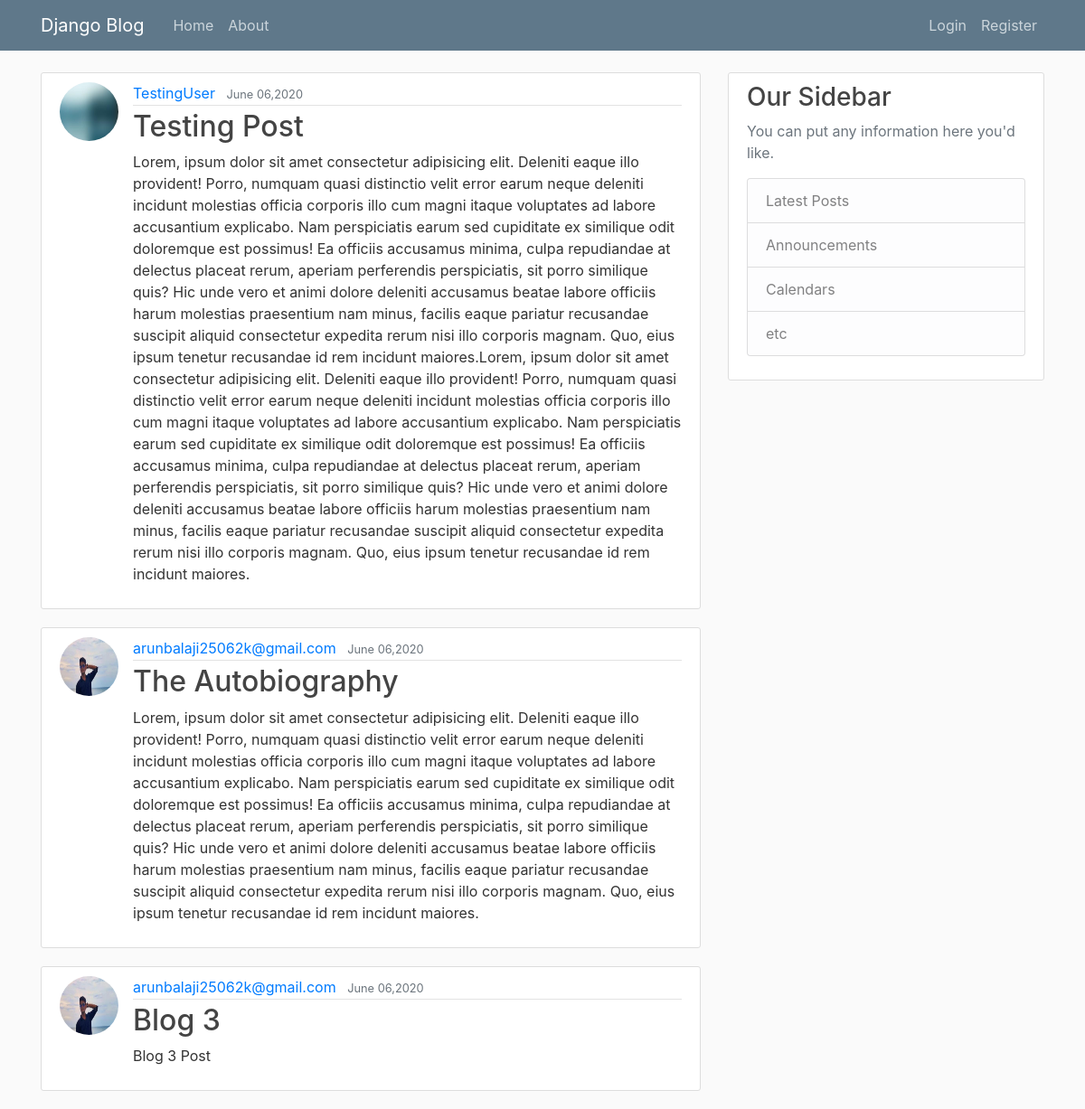
The app's page /, older data.
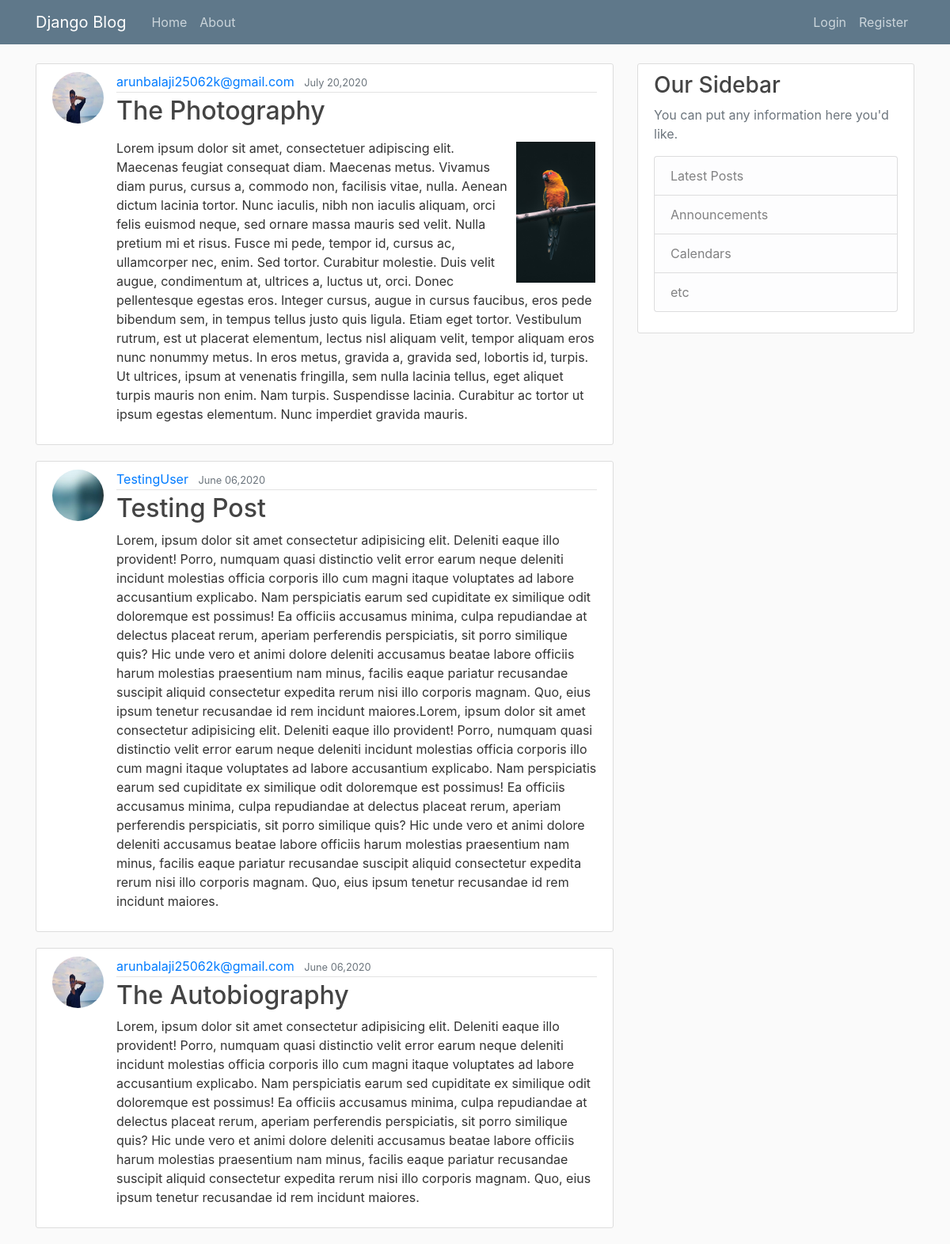
The same page, newer data.
### blog/models.py (models this page shows, shortened)
class Post(models.Model):
    title= models.CharField(max_length=100)
    content = RichTextUploadingField()
    date_posted = models.DateTimeField(default=timezone.now)
    author=models.ForeignKey(User,on_delete=models.CASCADE)

### users/models.py (models this page shows, shortened)
class Profile(models.Model):
    user = models.OneToOneField(User,on_delete=models.CASCADE)
    image=models.ImageField(default="Default.jpg",upload_to='profile_pics')

### blog/views.py (the view)
# urls.py: path('', PostListView.as_view(),name='blog-home'),    #.as_view is given for viewsing class views
class PostListView(ListView):
    model=Post
    template_name='blog/home.html'   #<app>/<model>_<viewtype>.html(it tells this is youre looking for)
    context_object_name='posts'
    ordering=['-date_posted']
    paginate_by = 3

### templates/blog/home.html
{% extends 'blog/base.html' %}
{% block content %}
{% for post in posts %}
    <article class="media content-section">
        <img class="rounded-circle article-img" src="{{ post.author.profile.image.url}}">
        <div class="media-body">
        <div class="article-metadata">
            <a class="mr-2" href="#">{{ post.author }}</a>
            <small class="text-muted">{{ post.date_posted |date:"F d,Y" }}</small>
        </div>
        <h2><a class="article-title" href="{% url 'post-detail' post.id %}">{{ post.title }}</a></h2>
        <p class="article-content">{{ post.content|safe }}</p>
        </div>
    </article>
{% endfor %}
{% endblock %}

### templates/blog/base.html (shortened to what this page needs)
{% load static %}
<!DOCTYPE html>
<html lang="en">
<head>
    <link rel="stylesheet" href="https://maxcdn.bootstrapcdn.com/bootstrap/4.0.0/css/bootstrap.min.css">
    <link rel="stylesheet" href="{% static 'blog/main.css'%}">
</head>
<body>
    <header class="site-header">
        <nav class="navbar navbar-expand-md navbar-dark bg-steel fixed-top">
          <div class="container">
            <a class="navbar-brand mr-4" href="{% url 'blog-home' %}">Django Blog</a>
            <div class="collapse navbar-collapse" id="navbarToggle">
              <div class="navbar-nav mr-auto">
                <a class="nav-item nav-link" href="{% url 'blog-home' %}">Home</a>
                <a class="nav-item nav-link" href="{% url 'blog-about' %}">About</a>
              </div>
              <div class="navbar-nav">
                {% if user.is_authenticated %}
                <a class="nav-item nav-link" href="{% url 'profile' %}">Hi, {{user.first_name}}</a>
                <a class="nav-item nav-link" href="{% url 'post-create' %}">New Post</a>
                <a class="nav-item nav-link" href="{% url 'logout' %}">Log Out</a>
                {% else %}
                <a class="nav-item nav-link" href="{% url 'login' %}">Login</a>
                <a class="nav-item nav-link" href="{% url 'register' %}">Register</a>
                {% endif %}
              </div>
            </div>
          </div>
        </nav>
    </header>
    <main role="main" class="container">
        <div class="row">
        <div class="col-md-8">
            {% block content %}{% endblock %}
        </div>
        <div class="col-md-4">
            <div class="content-section">
            <h3>Our Sidebar</h3>
            <p class='text-muted'>You can put any information here you'd like.
                <ul class="list-group">
                <li class="list-group-item list-group-item-light">Latest Posts</li>
                <li class="list-group-item list-group-item-light">Announcements</li>
                <li class="list-group-item list-group-item-light">Calendars</li>
                <li class="list-group-item list-group-item-light">etc</li>
                </ul>
            </p>
            </div>
        </div>
        </div>
    </main>
</body>
</html>

### static/blog/main.css (style rules this page uses)
body { background: #fafafa; color: #333333; margin-top: 5rem; }
h1, h2, h3, h4, h5, h6 { color: #444444; }
ul { margin: 0; }
.bg-steel { background-color: #5f788a; }
.site-header .navbar-nav .nav-link { color: #cbd5db; }
.content-section { background: #ffffff; padding: 10px 20px; border: 1px solid #dddddd; border-radius: 3px; margin-bottom: 20px; }
.article-title { color: #444444; }
.article-content { white-space: pre-line; }
.article-img { height: 65px; width: 65px; margin-right: 16px; }
.article-metadata { padding-bottom: 1px; margin-bottom: 4px; border-bottom: 1px solid #e3e3e3 }

Row changes from the older to the newer data that the page shows:
no longer on this page (row unchanged): Post: author.profile.image (picture), author "arunbalaji25062k@gmail.com", date_posted "June 06,2020", title "Blog 3", content "Blog 3 Post"
added Post: author.profile.image (picture), author "arunbalaji25062k@gmail.com", date_posted "July 20,2020", title "The Photography", content (picture), content "Lorem ipsum dolor sit amet, consectetuer adipiscing elit. Maecenas feugiat consequat diam. Maecenas metus. Vivamus diam purus, cursus a, commodo non, facilisis vitae, nulla. Aenean dictum lacinia tortor. Nunc iaculis, nibh non iaculis aliquam, orci felis euismod neque, sed ornare massa mauris sed velit. Nulla pretium mi et risus. Fusce mi pede, tempor id, cursus ac, ullamcorper nec, enim. Sed tortor. Curabitur molestie. Duis velit augue, condimentum at, ultrices a, luctus ut, orci. Donec pellentesque egestas eros. Integer cursus, augue in cursus faucibus, eros pede bibendum sem, in tempus tellus justo quis ligula. Etiam eget tortor. Vestibulum rutrum, est ut placerat elementum, lectus nisl…"
